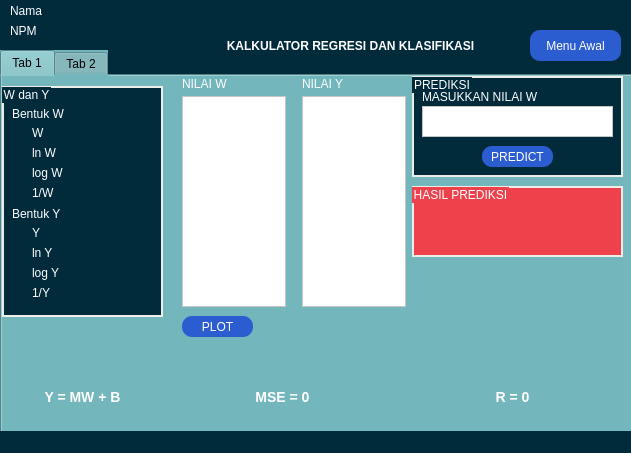
<?xml version="1.0" encoding="UTF-8"?>
<ui version="4.0">
 <class>Modul_modulpage</class>
 <widget class="QMainWindow" name="Modul_modulpage">
  <property name="geometry">
   <rect>
    <x>0</x>
    <y>0</y>
    <width>631</width>
    <height>453</height>
   </rect>
  </property>
  <property name="windowTitle">
   <string>MainWindow</string>
  </property>
  <property name="styleSheet">
   <string notr="true">background: #012A3B;
color: white;</string>
  </property>
  <widget class="QWidget" name="centralwidget">
   <widget class="QPushButton" name="back_button">
    <property name="geometry">
     <rect>
      <x>530</x>
      <y>30</y>
      <width>91</width>
      <height>31</height>
     </rect>
    </property>
    <property name="styleSheet">
     <string notr="true">QPushButton {
    background-color: #2B5DD1;
    color: #FFFFFF;
    padding: 2px;
    border-radius: 10px;
}
QPushButton:hover {
    background-color: lightgreen;
}</string>
    </property>
    <property name="text">
     <string>Menu Awal</string>
    </property>
   </widget>
   <widget class="QLabel" name="nama_label">
    <property name="geometry">
     <rect>
      <x>10</x>
      <y>0</y>
      <width>161</width>
      <height>21</height>
     </rect>
    </property>
    <property name="styleSheet">
     <string notr="true">QLabel{
	color: white;
}</string>
    </property>
    <property name="text">
     <string>Nama</string>
    </property>
   </widget>
   <widget class="QLabel" name="npm_label">
    <property name="geometry">
     <rect>
      <x>10</x>
      <y>20</y>
      <width>171</width>
      <height>21</height>
     </rect>
    </property>
    <property name="styleSheet">
     <string notr="true">QLabel {
	color: white;
}</string>
    </property>
    <property name="text">
     <string>NPM</string>
    </property>
   </widget>
   <widget class="QTabWidget" name="tabWidget">
    <property name="geometry">
     <rect>
      <x>0</x>
      <y>50</y>
      <width>641</width>
      <height>471</height>
     </rect>
    </property>
    <property name="styleSheet">
     <string notr="true">QWidget{
	background-color: #73B6BC;
color: black;
}</string>
    </property>
    <property name="currentIndex">
     <number>0</number>
    </property>
    <widget class="QWidget" name="tab">
     <attribute name="title">
      <string>Tab 1</string>
     </attribute>
     <widget class="QGroupBox" name="groupBox">
      <property name="geometry">
       <rect>
        <x>0</x>
        <y>10</y>
        <width>161</width>
        <height>231</height>
       </rect>
      </property>
      <property name="styleSheet">
       <string notr="true">QGroupBox{
	border: 2px solid #EDEEE9;
	background: #012A3B;
color: white;
}</string>
      </property>
      <property name="title">
       <string>W dan Y</string>
      </property>
      <widget class="QLabel" name="label">
       <property name="geometry">
        <rect>
         <x>10</x>
         <y>20</y>
         <width>71</width>
         <height>16</height>
        </rect>
       </property>
       <property name="styleSheet">
        <string notr="true">background: transparent;
color: white;
</string>
       </property>
       <property name="text">
        <string>Bentuk W</string>
       </property>
      </widget>
      <widget class="QRadioButton" name="W_norm">
       <property name="geometry">
        <rect>
         <x>10</x>
         <y>40</y>
         <width>62</width>
         <height>14</height>
        </rect>
       </property>
       <property name="styleSheet">
        <string notr="true">background: transparent;
color: white;
</string>
       </property>
       <property name="text">
        <string>W</string>
       </property>
      </widget>
      <widget class="QRadioButton" name="lnW_norm">
       <property name="geometry">
        <rect>
         <x>10</x>
         <y>60</y>
         <width>62</width>
         <height>14</height>
        </rect>
       </property>
       <property name="styleSheet">
        <string notr="true">background: transparent;
color: white;
</string>
       </property>
       <property name="text">
        <string>ln W</string>
       </property>
      </widget>
      <widget class="QRadioButton" name="logW_norm">
       <property name="geometry">
        <rect>
         <x>10</x>
         <y>80</y>
         <width>62</width>
         <height>14</height>
        </rect>
       </property>
       <property name="styleSheet">
        <string notr="true">background: transparent;
color: white;
</string>
       </property>
       <property name="text">
        <string>log W</string>
       </property>
      </widget>
      <widget class="QRadioButton" name="seperW_norm">
       <property name="geometry">
        <rect>
         <x>10</x>
         <y>100</y>
         <width>62</width>
         <height>14</height>
        </rect>
       </property>
       <property name="styleSheet">
        <string notr="true">background: transparent;
color: white;
</string>
       </property>
       <property name="text">
        <string>1/W</string>
       </property>
      </widget>
      <widget class="QLabel" name="label_4">
       <property name="geometry">
        <rect>
         <x>10</x>
         <y>120</y>
         <width>71</width>
         <height>16</height>
        </rect>
       </property>
       <property name="styleSheet">
        <string notr="true">background: transparent;
color: white;
</string>
       </property>
       <property name="text">
        <string>Bentuk Y</string>
       </property>
      </widget>
      <widget class="QRadioButton" name="Y_norm">
       <property name="geometry">
        <rect>
         <x>10</x>
         <y>140</y>
         <width>62</width>
         <height>14</height>
        </rect>
       </property>
       <property name="styleSheet">
        <string notr="true">background: transparent;
color: white;
</string>
       </property>
       <property name="text">
        <string>Y</string>
       </property>
      </widget>
      <widget class="QRadioButton" name="lnY_norm">
       <property name="geometry">
        <rect>
         <x>10</x>
         <y>160</y>
         <width>62</width>
         <height>14</height>
        </rect>
       </property>
       <property name="styleSheet">
        <string notr="true">background: transparent;
color: white;
</string>
       </property>
       <property name="text">
        <string>ln Y</string>
       </property>
      </widget>
      <widget class="QRadioButton" name="logY_norm">
       <property name="geometry">
        <rect>
         <x>10</x>
         <y>180</y>
         <width>62</width>
         <height>14</height>
        </rect>
       </property>
       <property name="styleSheet">
        <string notr="true">background: transparent;
color: white;
</string>
       </property>
       <property name="text">
        <string>log Y</string>
       </property>
      </widget>
      <widget class="QRadioButton" name="seperY_norm">
       <property name="geometry">
        <rect>
         <x>10</x>
         <y>200</y>
         <width>62</width>
         <height>14</height>
        </rect>
       </property>
       <property name="styleSheet">
        <string notr="true">background: transparent;
color: white;
</string>
       </property>
       <property name="text">
        <string>1/Y</string>
       </property>
      </widget>
     </widget>
     <widget class="QLabel" name="label_5">
      <property name="geometry">
       <rect>
        <x>180</x>
        <y>0</y>
        <width>121</width>
        <height>16</height>
       </rect>
      </property>
      <property name="styleSheet">
       <string notr="true">color: white;</string>
      </property>
      <property name="text">
       <string>NILAI W</string>
      </property>
     </widget>
     <widget class="QTextEdit" name="nilai_W">
      <property name="geometry">
       <rect>
        <x>180</x>
        <y>20</y>
        <width>104</width>
        <height>211</height>
       </rect>
      </property>
      <property name="styleSheet">
       <string notr="true">QTextEdit{
background:white;
color:black;
}</string>
      </property>
     </widget>
     <widget class="QLabel" name="label_6">
      <property name="geometry">
       <rect>
        <x>300</x>
        <y>0</y>
        <width>121</width>
        <height>16</height>
       </rect>
      </property>
      <property name="styleSheet">
       <string notr="true">color: white;</string>
      </property>
      <property name="text">
       <string>NILAI Y</string>
      </property>
     </widget>
     <widget class="QTextEdit" name="nilai_Y">
      <property name="geometry">
       <rect>
        <x>300</x>
        <y>20</y>
        <width>104</width>
        <height>211</height>
       </rect>
      </property>
      <property name="styleSheet">
       <string notr="true">QTextEdit{
color: black;
background: white;
}</string>
      </property>
     </widget>
     <widget class="QPushButton" name="plotGraph">
      <property name="geometry">
       <rect>
        <x>180</x>
        <y>240</y>
        <width>71</width>
        <height>21</height>
       </rect>
      </property>
      <property name="styleSheet">
       <string notr="true">QPushButton {
    background-color: #2B5DD1;
    color: #FFFFFF;
    padding: 2px;
    border-radius: 10px;
}
QPushButton:hover {
    background-color: lightgreen;
}</string>
      </property>
      <property name="text">
       <string>PLOT</string>
      </property>
     </widget>
     <widget class="QLabel" name="persamaan">
      <property name="geometry">
       <rect>
        <x>0</x>
        <y>290</y>
        <width>161</width>
        <height>61</height>
       </rect>
      </property>
      <property name="styleSheet">
       <string notr="true">QLabel{
	color: white;
	font-size: 14px;
font-weight: bold;
}</string>
      </property>
      <property name="text">
       <string>Y = MW + B</string>
      </property>
      <property name="alignment">
       <set>Qt::AlignCenter</set>
      </property>
     </widget>
     <widget class="QLabel" name="mse">
      <property name="geometry">
       <rect>
        <x>160</x>
        <y>290</y>
        <width>241</width>
        <height>61</height>
       </rect>
      </property>
      <property name="styleSheet">
       <string notr="true">QLabel{
	color: white;
	font-size: 14px;
font-weight: bold;
}</string>
      </property>
      <property name="text">
       <string>MSE = 0</string>
      </property>
      <property name="alignment">
       <set>Qt::AlignCenter</set>
      </property>
     </widget>
     <widget class="QGroupBox" name="groupBox_2">
      <property name="geometry">
       <rect>
        <x>410</x>
        <y>0</y>
        <width>211</width>
        <height>101</height>
       </rect>
      </property>
      <property name="styleSheet">
       <string notr="true">QGroupBox{
	border: 2px solid #EDEEE9;
	background: #012A3B;
color: white;
}</string>
      </property>
      <property name="title">
       <string>PREDIKSI</string>
      </property>
      <widget class="QLabel" name="label_3">
       <property name="geometry">
        <rect>
         <x>10</x>
         <y>10</y>
         <width>171</width>
         <height>21</height>
        </rect>
       </property>
       <property name="styleSheet">
        <string notr="true">background: transparent;
color: white;</string>
       </property>
       <property name="text">
        <string>MASUKKAN NILAI W</string>
       </property>
      </widget>
      <widget class="QTextEdit" name="prediksi">
       <property name="geometry">
        <rect>
         <x>10</x>
         <y>30</y>
         <width>191</width>
         <height>31</height>
        </rect>
       </property>
       <property name="styleSheet">
        <string notr="true">background: white;
color: black;</string>
       </property>
      </widget>
      <widget class="QPushButton" name="predict_button">
       <property name="geometry">
        <rect>
         <x>70</x>
         <y>70</y>
         <width>71</width>
         <height>21</height>
        </rect>
       </property>
       <property name="styleSheet">
        <string notr="true">QPushButton {
    background-color: #2B5DD1;
    color: #FFFFFF;
    padding: 2px;
    border-radius: 10px;
}
QPushButton:hover {
    background-color: lightgreen;
}</string>
       </property>
       <property name="text">
        <string>PREDICT</string>
       </property>
      </widget>
     </widget>
     <widget class="QGroupBox" name="groupBox_3">
      <property name="geometry">
       <rect>
        <x>410</x>
        <y>110</y>
        <width>211</width>
        <height>71</height>
       </rect>
      </property>
      <property name="styleSheet">
       <string notr="true">QGroupBox{
	border: 2px solid #EDEEE9;
	background: rgb(238, 65, 76);
	color: white;
}</string>
      </property>
      <property name="title">
       <string>HASIL PREDIKSI</string>
      </property>
      <widget class="QLabel" name="hasil_predik">
       <property name="geometry">
        <rect>
         <x>20</x>
         <y>10</y>
         <width>171</width>
         <height>51</height>
        </rect>
       </property>
       <property name="styleSheet">
        <string notr="true">background: transparent;
color: white;
font-weight: bold;
font-size: 15px;</string>
       </property>
       <property name="text">
        <string/>
       </property>
      </widget>
     </widget>
     <widget class="QLabel" name="korelasi">
      <property name="geometry">
       <rect>
        <x>390</x>
        <y>290</y>
        <width>241</width>
        <height>61</height>
       </rect>
      </property>
      <property name="styleSheet">
       <string notr="true">QLabel{
	color: white;
	font-size: 14px;
font-weight: bold;
}</string>
      </property>
      <property name="text">
       <string>R = 0</string>
      </property>
      <property name="alignment">
       <set>Qt::AlignCenter</set>
      </property>
     </widget>
    </widget>
    <widget class="QWidget" name="tab_2">
     <attribute name="title">
      <string>Tab 2</string>
     </attribute>
    </widget>
   </widget>
   <widget class="QLabel" name="label_2">
    <property name="geometry">
     <rect>
      <x>200</x>
      <y>30</y>
      <width>301</width>
      <height>31</height>
     </rect>
    </property>
    <property name="font">
     <font>
      <weight>75</weight>
      <bold>true</bold>
     </font>
    </property>
    <property name="styleSheet">
     <string notr="true">QLabel{
	text-align: center;
	color: white;
	font-size: bold;
	width: 100%;
background:transparent;
}</string>
    </property>
    <property name="text">
     <string>KALKULATOR REGRESI DAN KLASIFIKASI</string>
    </property>
    <property name="alignment">
     <set>Qt::AlignCenter</set>
    </property>
   </widget>
  </widget>
  <widget class="QMenuBar" name="menubar">
   <property name="geometry">
    <rect>
     <x>0</x>
     <y>0</y>
     <width>631</width>
     <height>18</height>
    </rect>
   </property>
  </widget>
  <widget class="QStatusBar" name="statusbar"/>
 </widget>
 <resources/>
 <connections/>
</ui>
